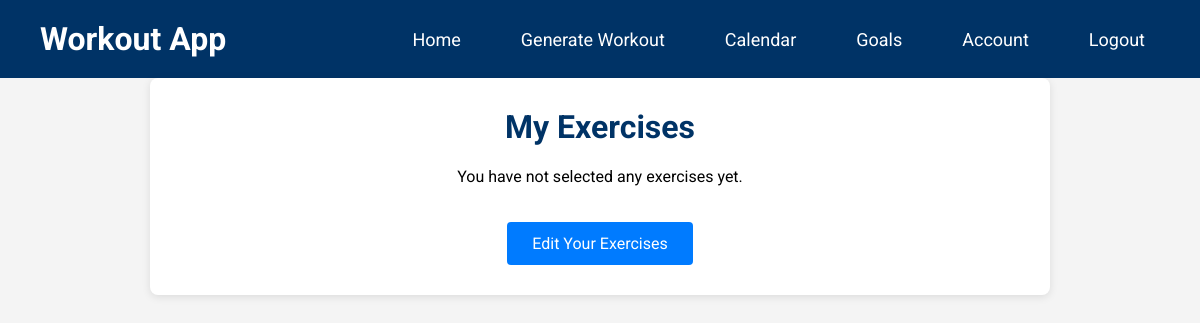
Before: /goals/my-exercises/ (signed in) with the older database file.
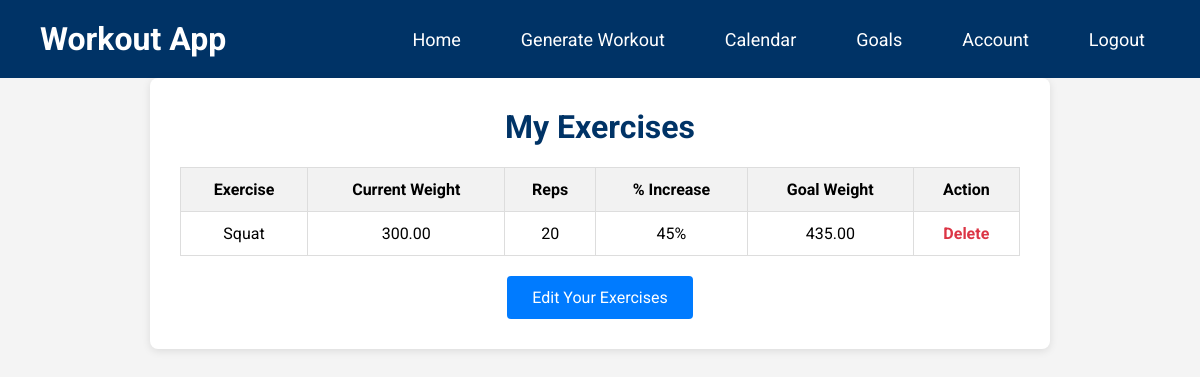
After: the same page with the newer database file.
### goals/models.py (models this page shows, shortened)
class UserExercise(models.Model):
    user = models.ForeignKey(settings.AUTH_USER_MODEL, on_delete=models.CASCADE)
    exercise = models.ForeignKey(Exercise, on_delete=models.CASCADE)
    current_weight = models.DecimalField(max_digits=6, decimal_places=2)
    reps = models.PositiveIntegerField()
    percent_increase = models.IntegerField(choices=PERCENT_CHOICES, default=0)
    @property
    def goal_weight(self):
        return self.current_weight * (Decimal('1') + Decimal(self.percent_increase) / Decimal('100'))

class Exercise(models.Model):
    name = models.CharField(max_length=100, unique=True)
    slug = models.SlugField(unique=True)

### goals/views.py (the view)
# urls.py: path('my-exercises/', my_exercises, name='my_exercises'),
@login_required
def my_exercises(request):
    user_exercises = UserExercise.objects.filter(user=request.user)
    return render(request, 'goals/my_exercises.html', {'exercises': user_exercises})

### home/context_processors.py (called while the page is built)
def base_url(request):
    return {
        'base_url': f"{request.scheme}://{request.get_host()}/proxy/8000/"
    }

### goals/templates/goals/my_exercises.html (shortened to what this page needs)
<!DOCTYPE html>
<html lang="en">
<head>
</head>
<body>
    <header>
        <a class="logo" href="{% url 'home' %}">Workout App</a>
        <nav>
          <ul>
            <li><a href="{% url 'home' %}">Home</a></li>
            {% if user.is_authenticated %}
              <li><a href="{{ base_url }}#generate">Generate Workout</a></li>
              <li><a href="{{ base_url }}#calendar">Calendar</a></li>
              <li><a href="{% url 'goals:goals' %}">Goals</a></li>
              <li><a href="{% url 'user_data' %}">Account</a></li>
              <li><a href="{% url 'logout' %}">Logout</a></li>
            {% else %}
              <li><a href="{% url 'login' %}">Login</a></li>
            {% endif %}
          </ul>
        </nav>
    </header>
  <div class="container">
    <h1>My Exercises</h1>
    {% if exercises %}
      <table>
        <thead>
          <tr>
            <th>Exercise</th>
            <th>Current Weight</th>
            <th>Reps</th>
            <th>% Increase</th>
            <th>Goal Weight</th>
            <th>Action</th>
          </tr>
        </thead>
        <tbody>
          {% for entry in exercises %}
            <tr>
              <td>{{ entry.exercise.name }}</td>
              <td>{{ entry.current_weight }}</td>
              <td>{{ entry.reps }}</td>
              <td>{{ entry.percent_increase }}%</td>
              <td>{{ entry.goal_weight|floatformat:2 }}</td>
              <td>
                <a class="action-link" href="{% url 'goals:delete_exercise' entry.pk %}">Delete</a>
              </td>
            </tr>
          {% endfor %}
        </tbody>
      </table>
    {% else %}
      <p style="text-align: center;">You have not selected any exercises yet.</p>
    {% endif %}
    <div class="button-container">
      <a class="nav-button" href="{% url 'goals:set_exercises' %}">Edit Your Exercises</a>
    </div>
  </div>
</body>
</html>

### goals/templates/goals/my_exercises.html (style rules this page uses)
* { box-sizing: border-box; }
body { margin: 0; font-family: 'Roboto', sans-serif; background-color: #f4f4f4; }
a { text-decoration: none; color: inherit; }
.container { max-width: 900px; margin: 0 auto; background-color: #fff; border-radius: 8px; box-shadow: 0 2px 8px rgba(0,0,0,0.1); padding: 30px; }
h1 { text-align: center; color: #003366; margin-top: 0; }
table { width: 100%; border-collapse: collapse; margin-top: 20px; }
th, td { padding: 12px; border: 1px solid #ddd; text-align: center; }
th { background-color: #f2f2f2; }
.action-link { color: #dc3545; font-weight: 700; transition: color 0.3s; }
.nav-button { display: inline-block; font-size: 16px; color: #fff; background-color: #007BFF; padding: 12px 25px; border-radius: 4px; text-align: center; transition: background-color 0.3s; margin-top: 20px; }
.button-container { text-align: center; }
header { background-color: #003366; color: #fff; padding: 20px 40px; display: flex; justify-content: space-between; align-items: center; }
.logo { font-size: 32px; font-weight: 700; }
nav ul { list-style: none; display: flex; margin: 0; padding: 0; }
nav li { margin-left: 30px; }
nav a { color: #fff; font-size: 18px; padding: 10px 15px; border-radius: 4px; transition: background-color 0.3s, transform 0.3s; }

Changed rows visible on the page:
added UserExercise: exercise.name "Squat", current_weight "300.00", reps "20", percent_increase "45", goal_weight "435.00"
Other visible differences:
text no longer shown: "You have not selected any exercises yet."
text now shown: "Exercise Current Weight Reps % Increase Goal Weight Action"
